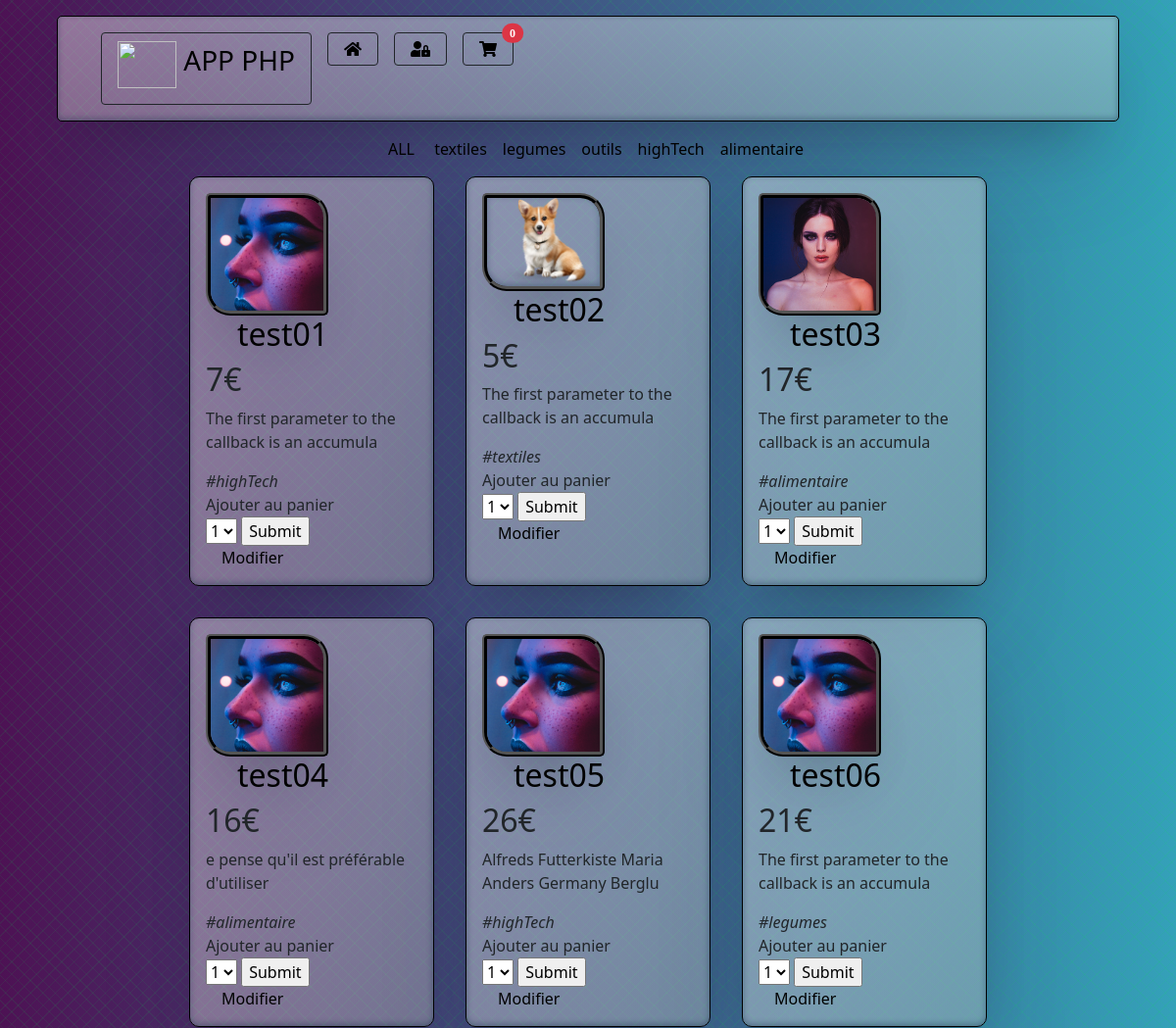
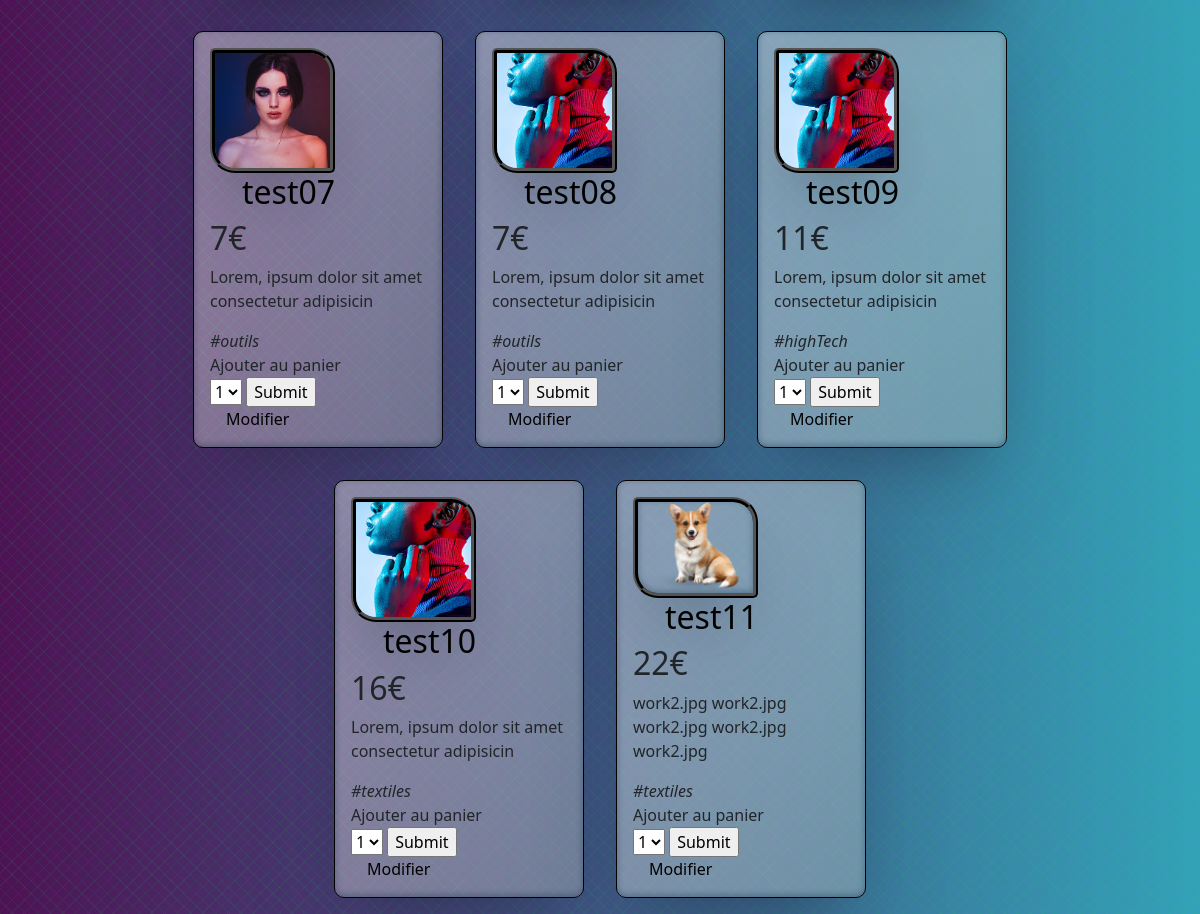
The page / on the database its author committed (2 pictures, top to bottom).
### tables this page shows
CREATE TABLE IF NOT EXISTS `categorie` (
  `id_categorie` int(11) NOT NULL AUTO_INCREMENT,
  `name_categorie` varchar(50) DEFAULT NULL,
  PRIMARY KEY (`id_categorie`)
);

CREATE TABLE IF NOT EXISTS `product` (
  `id` int(11) NOT NULL AUTO_INCREMENT,
  `name` varchar(50) DEFAULT NULL,
  `description` text,
  `price` float DEFAULT NULL,
  `img` varchar(50) DEFAULT NULL,
  `categorie` int(11) DEFAULT NULL,
  PRIMARY KEY (`id`),
  KEY `categorie` (`categorie`),
  CONSTRAINT `FK_product_categorie` FOREIGN KEY (`categorie`) REFERENCES `categorie` (`id_categorie`)
);

### functions.php (called while the page is built, shortened)
<?php
    function getFullQtt(): int
    {
        if(isset($_SESSION['products']) && !empty($_SESSION['products'])){
            return array_reduce($_SESSION["products"], function($acc, $prod){
                return $acc + $prod["qtt"];
            }, 0);
        }
        else return 0;
    }
            ?><div class="alert alert-warning alert-dismissible fade show" role='<?= $_SESSION["message"]['type'] ?>'>

### db-function.php (called while the page is built, shortened)
<?php
function connexion()
{
    $dsn = "mysql:dbname=" . BASE . ";host=" . SERVER;
    $options = [
        \PDO::ATTR_ERRMODE => \PDO::ERRMODE_EXCEPTION,
        \PDO::ATTR_DEFAULT_FETCH_MODE => \PDO::FETCH_ASSOC,
        \PDO::MYSQL_ATTR_INIT_COMMAND => 'SET NAMES utf8',
    ];
    try {
        $db = new \PDO($dsn, USER, PASSWD, $options);
    } catch (\PDOException $e) {
        printf("Échec de la connexion : %s\n", $e->getMessage());
        exit();
    }
    return $db;
}
function findAll()
{
    $sql = "SELECT * FROM product p INNER JOIN categorie c ON p.categorie=c.id_categorie";
    $stmt = connexion()->query($sql);
    return ($stmt->fetchAll());
}
function findAllCategorie()
{
    $sql = "SELECT * FROM categorie";
    $stmt = connexion()->query($sql);
    return ($stmt->fetchAll());
}

### vignette.php (the view, shortened to what this page needs)
<?php echo "<div class='figure box ". $affichage." ";
if (isset($row['name_categorie'])) echo  $row['name_categorie'] ;
echo"'><img class='vignette' src='img/" . $row['img'] . "' width=200>";
echo "<div><div><h2><a  href='product.php?id=" . $row['id'] . "'>" . $row['name'] ." ". "</a></h2></div><div><h2>" . $row['price'] . "€</h2></div></div><div><p>" . $row['description'] . "</p></div>";
if (isset($row['name_categorie'])) echo '<em>#'. $row['name_categorie']."</em>" ;
echo "<form method='POST' action='traitement.php?action=addProd&id=" . $row['id'] . "'>";
?>
<label>Ajouter au panier</label>
<div>
<select  id="Qadd" name="Qadd" value='1'>
    <option value="1">1</option>
</select>
<input   type="submit"></div>
</form><?php
echo "<a href='admin.php?id=".$row['id']."'>Modifier</a>"; ?>
</div><br>

### menu.php (shortened to what this page needs)
<?php session_start();
require_once("db-function.php");
require_once("functions.php");
?>
<!DOCTYPE html>
<html lang="en">
<head>
    <link href="https://cdn.jsdelivr.net/npm/bootstrap@5.1.3/dist/css/bootstrap.min.css" rel="stylesheet">
    <link rel="stylesheet" href="https://cdnjs.cloudflare.com/ajax/libs/font-awesome/5.15.4/css/all.min.css" />
    <link rel="stylesheet" href="CSS/style.css">
</head>
<body>
    <div class="container">
        <header>
            <div class="container">
                <ul class="nav container-fluid">
                    <li class="nav-item">
                        <a class=" nav-link btn btn-outline-dark" aria-current="page" href="index.php">
                            <h3><img src="img/logo.svg" alt="" width="60" height="48" class="d-inline-block align-text-top">
                                APP PHP</h3>
                        </a>
                    </li>
                    <li class="nav-item">
                        <a class="nav-link fas fa-home  btn btn-outline-dark" aria-current="page" href="index.php"></a>
                    </li>
                    <li class="nav-item">
                        <a class="nav-link fas fa-user-lock btn btn-outline-dark" href="admin.php"></a>
                    </li>
                    <li class="nav-item">
                        <a class="nav-link fas fa-shopping-cart btn btn-outline-dark position-relative" href="recap.php"><span class="position-absolute top-0 start-100 translate-middle badge rounded-pill bg-danger"><?= getFullQtt() ?></span></a>
                    </li>
                </ul>
            </div>
        </header>
    </div>

### index.php
<?php
include "menu.php";
$loop = findAllCategorie();
if (!isset($_GET['id']) || empty($_GET['id'])) {
?> <div class="container main">
        <nav id="gallery-menu" class="side-spaced">
            <div id="gallery-filters"><a class="active" href="#">ALL</a>
                <?php foreach ($loop as $index => $id_categorie) {
                    echo '<a href="#" data-type=';
                    if (!isset($_GET['id']) || empty($_GET['id'])) {
                        echo $id_categorie['name_categorie'] . ">";
                    }
                    if (!isset($_GET['id']) || empty($_GET['id'])) {
                        echo $id_categorie['name_categorie'] . "</a>";
                    }
                }
                ?>
            </div>
        </nav>
    </div>
<?php } ?>
<div id="gallery" class="container main">
    <?php
    $affichage = " card";
    foreach (findAll() as $row) {
        $row['description'] = substr($row['description'], 0, 50);
        include "vignette.php";
    } ?>
</div>
<?php include "footer.php"; ?>

### footer.php (shortened to what this page needs)
<script src="JS/main.js"></script></body>
</html>

### CSS/style.css (style rules this page uses)
* { box-sizing: border-box; }
body { margin: 0; background-image: repeating-linear-gradient(135deg, rgba(4, 229, 71,0.08) 0px, rgba(4, 229, 71,0.08) 1px,transparent 1px, transparent 9px),repeating-linear-gradient(45deg, rgba(4, 229, 71,0.08) 0px, rgba(4, 229, 71,0.08) 1px,transparent 1px, transparent 9px),linear-gradient(90deg, rgb(77, 18, 84),rgb(52, 161, 185)); }
a , .nav-link { margin-left: 1em; color: black; text-decoration: none; }
header { width: 100%; margin: 1em; padding: 1em; color: rgb(0, 0, 0); text-decoration: none; text-decoration: white; border: 1px solid black; border-radius: 5px; background-image: linear-gradient(to right bottom, rgba(255, 255, 255, 0.4),rgba(185, 184, 184, 0.4)); box-shadow: rgba(50, 50, 93, 0.25) 0px 50px 100px -20px, rgba(0, 0, 0, 0.3) 0px 30px 60px -30px, rgba(10, 37, 64, 0.35) 0px -2px 6px 0px inset; }
.container { display:flex; flex-direction: row; flex-wrap: wrap; justify-content: center; }
.box { background-color: rgba(255, 255, 255, 0); background-image: linear-gradient(to right bottom, rgba(255, 255, 255, 0.4 ),rgba(185, 184, 184, 0.4)); margin: 1em; padding: 1em; border-radius: 10px; box-shadow: rgba(50, 50, 93, 0.25) 0px 50px 100px -20px, rgba(0, 0, 0, 0.3) 0px 30px 60px -30px, rgba(10, 37, 64, 0.35) 0px -2px 6px 0px inset; border: 1px solid black; }
.vignette { border: 5px ridge rgb(0, 0, 0); border-radius: 5px 25px; box-shadow: rgba(50, 50, 93, 0.25) 0px 50px 100px -20px, rgba(0, 0, 0, 0.3) 0px 30px 60px -30px, rgba(10, 37, 64, 0.35) 0px -2px 6px 0px inset; }
.card { width: 250px; }
.card>.vignette { width: 125px; }
.main { padding-left: 5%; padding-right: 5%; }
#gallery { display: flex; }
#gallery .figure { display:initial; }
#gallery-menu { display: flex; justify-content: space-between; }

### rows shown on the page
categorie: name_categorie "textiles"
categorie: name_categorie "legumes"
categorie: name_categorie "outils"
categorie: name_categorie "highTech"
categorie: name_categorie "alimentaire"
product: img (picture), name "test01", price "7", description "The first parameter to the callback is an accumula", categorie.name_categorie "highTech"
product: img (picture), name "test02", price "5", description "The first parameter to the callback is an accumula", categorie.name_categorie "textiles"
product: img (placeholder picture), name "test03", price "17", description "The first parameter to the callback is an accumula", categorie.name_categorie "alimentaire"
product: img (picture), name "test04", price "16", description "e pense qu'il est préférable d'utiliser", categorie.name_categorie "alimentaire"
product: img (picture), name "test05", price "26", description "Alfreds Futterkiste Maria Anders Germany Berglu", categorie.name_categorie "highTech"
product: img (picture), name "test06", price "21", description "The first parameter to the callback is an accumula", categorie.name_categorie "legumes"
product: img (placeholder picture), name "test07", price "7", description "Lorem, ipsum dolor sit amet consectetur adipisicin", categorie.name_categorie "outils"
product: img (picture), name "test08", price "7", description "Lorem, ipsum dolor sit amet consectetur adipisicin", categorie.name_categorie "outils"
product: img (picture), name "test09", price "11", description "Lorem, ipsum dolor sit amet consectetur adipisicin", categorie.name_categorie "highTech"
product: img (picture), name "test10", price "16", description "Lorem, ipsum dolor sit amet consectetur adipisicin", categorie.name_categorie "textiles"
product: img (picture), name "test11", price "22", description "work2.jpg work2.jpg work2.jpg work2.jpg work2.jpg", categorie.name_categorie "textiles"

### other values the page prints
getFullQtt() "0"
